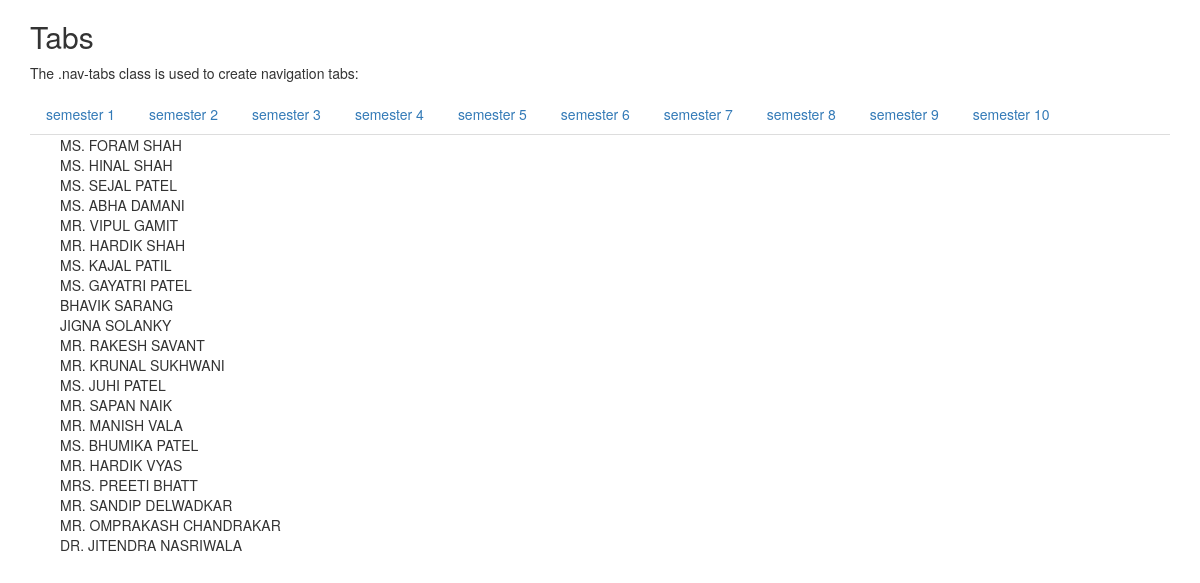
The app's page /sheduler/Faculty with its own data.
### sheduler/models.py (models this page shows, shortened)
class Faculty(models.Model):
    name = models.CharField(max_length=200)
    Qualification = models.CharField(max_length=300, default='MCA')
    faculty_type = models.ForeignKey(Faculty_Type)

### sheduler/views.py (the view)
class faculty(ListView):
    model = Faculty
    template_name = "sheduler/faculty_name.html"
    context_object_name = 'faculty'

### sheduler/templates/sheduler/faculty_name.html (shortened to what this page needs)
<!DOCTYPE html>
{% extends 'sheduler/base.html' %}
    {% block body %}
        <div class="container">
		<div class="row">
			<div class="col-sm-4">
                {% for fac in faculty %}
                <div class="col-sm-12">
                {{ fac.name }}
                </div>
                {% endfor %}
			</div>
    {% endblock %}

### records on screen
Faculty: name "MS. FORAM SHAH"
Faculty: name "MS. HINAL SHAH"
Faculty: name "MS. SEJAL PATEL"
Faculty: name "MS. ABHA DAMANI"
Faculty: name "MR. VIPUL GAMIT"
Faculty: name "MR. HARDIK SHAH"
Faculty: name "MS. KAJAL PATIL"
Faculty: name "MS. GAYATRI PATEL"
Faculty: name "BHAVIK SARANG"
Faculty: name "JIGNA SOLANKY"
Faculty: name "MR. RAKESH SAVANT"
Faculty: name "MR. KRUNAL SUKHWANI"
Faculty: name "MS. JUHI PATEL"
Faculty: name "MR. SAPAN NAIK"
Faculty: name "MR. MANISH VALA"
Faculty: name "MS. BHUMIKA PATEL"
Faculty: name "MR. HARDIK VYAS"
Faculty: name "MRS. PREETI BHATT"
Faculty: name "MR. SANDIP DELWADKAR"
Faculty: name "MR. OMPRAKASH CHANDRAKAR"
Faculty: name "DR. JITENDRA NASRIWALA"
